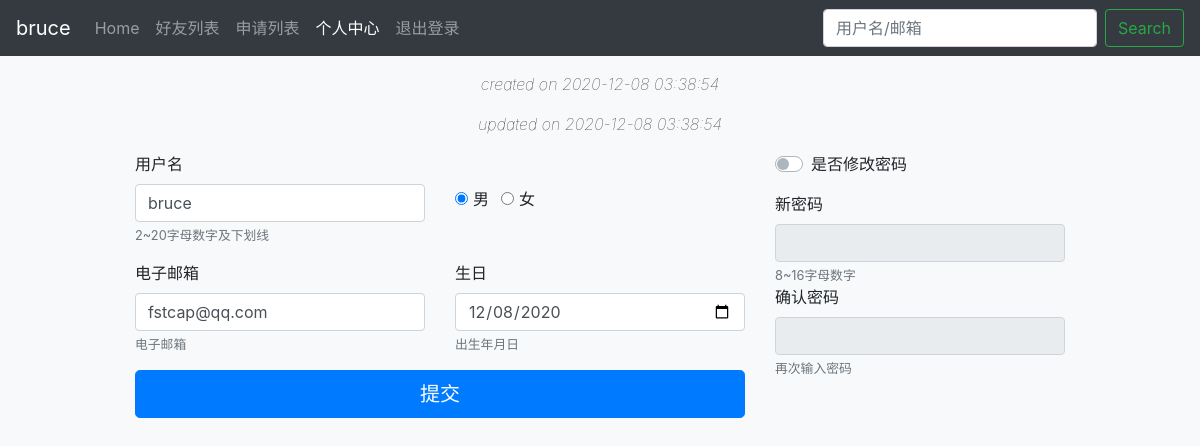
/auth/update (signed in), run on the app's committed database.
### tables this page shows
CREATE TABLE user (
    id INTEGER PRIMARY KEY AUTOINCREMENT,
    created TIMESTAMP NOT NULL DEFAULT CURRENT_TIMESTAMP,
    updated TIMESTAMP NOT NULL DEFAULT CURRENT_TIMESTAMP,
    username VARCHAR(40) UNIQUE NOT NULL,
    sex VARCHAR(10) NOT NULL DEFAULT 'male',
    birthdate TIMESTAMP NOT NULL DEFAULT CURRENT_TIMESTAMP,
    password TEXT NOT NULL,
    request_ip VARCHAR(20) NOT NULL,
    email VARCHAR(255) UNIQUE NOT NULL
);

### flaskr/auth.py (the view, shortened to what this page needs)
@bp.route('/update', methods=('GET', 'POST'))
@login_required
def update():
    if request.method == 'POST':
        check_password = True if 'check_password' in request.form else False
        form = InformationForm(formdata=request.form)
    else:
        form = InformationForm(data=g.user)
    return render_template('auth/update.html', form=form)

### flaskr/auth.py (called while the page is built)
@bp.before_app_request
def load_logged_in_user():
    user_id =session.get('user_id')
    if user_id is None:
        g.user = None
    else:
        g.user = get_db().execute(
            'SELECT * FROM user WHERE id = ?', (user_id,)
        ).fetchone()

def login_required(view):
    @functools.wraps(view)
    def wrapped_view(*args, **kwargs):
        if g.user is None:
            return redirect(url_for('auth.login'))
        return view(*args, **kwargs)
    return wrapped_view

### flaskr/db.py (called while the page is built)
def get_db():
    if 'db' not in g:
        g.db = sqlite3.connect(
            current_app.config['DATABASE'],
            detect_types=sqlite3.PARSE_DECLTYPES
        )
        g.db.row_factory = sqlite3.Row
    return g.db

### flaskr/templates/auth/update.html (shortened to what this page needs)
{% extends 'base.html' %}
{% block body %}
{% from 'navbars.html' import navbar_fixed %}
{% from 'forms.html' import render_field, render_radio, render_checkbox %}
<body class="bg-light">
    {{ navbar_fixed(current='update') }}
    <div class="container">
        <div class="text-center">
            <p class="font-weight-lighter font-italic">created on {{ g.user['created'] }}</p>
            <p class="font-weight-lighter font-italic">updated on {{ g.user['updated'] }}</p>
        </div>
        <form method=post class="needs-validation" novalidate>
            <div class="row">
                <div class="col-md-4 order-md-2 mb-4">
                    <div class="mb-3">
                        {{ render_checkbox(form.check_password) }}
                    </div>
                    <fieldset id="check-password" disabled>
                        {{ render_field(form.password, label=True) }}
                        {{ render_field(form.confirm, label=True) }}
                    </fieldset>
                </div>
                <div class="col-md-8 order-md-1">
                    <div class="row">
                        <div class="col-md-6 mb-3">
                            {{ render_field(form.username, label=True) }}
                        </div>
                        <div class="col-md-6 mb-3 d-flex align-items-center">
                            {{ render_radio(form.sex) }}
                        </div>
                        <div class="col-md-6 mb-3">
                            {{ render_field(form.email, label=True) }}
                        </div>
                        <div class="col-md-6 mb-3">
                            {{ render_field(form.birthdate, label=True) }}
                        </div>
                    </div>
                    <button class="btn btn-primary btn-lg btn-block"
                        type="submit">提交</button>
                </div>
            </div>
        </form>
    </div>
</body>
{% endblock %}

### flaskr/templates/navbars.html (shortened to what this page needs)
{% macro navbar_fixed(current=None) %}
<nav class="navbar navbar-expand-md navbar-dark fixed-top bg-dark">
    <a class="navbar-brand">
        {{ g.user['username'] | trim | truncate(length=6,killwords=True) }}</a>
    <div class="collapse navbar-collapse" id="navbarCollapse">
        <ul class="navbar-nav mr-auto">
            <li class="nav-item {% if current == 'Home' %}active{% endif %}">
                <a class="nav-link"
                    href="{{ url_for('room.index') }}">
                    Home
                </a>
            </li>
            <li class="nav-item {% if current == 'friend' %}active{% endif %}">
                <a class="nav-link"
                    href="{{ url_for('friend.index') }}">
                    好友列表
                </a>
            </li>
            <li class="nav-item {% if current == 'application' %}active{% endif %}">
                <a class="nav-link"
                    onclick='deleteNotice("{{ url_for('friend.application') }}")'
                    href="javascript:void(0)">
                    申请列表
                </a>
            </li>
            <li class="nav-item {% if current == 'update' %}active{% endif %}">
                <a class="nav-link"
                    href="{{ url_for('auth.update') }}">
                    个人中心
                </a>
            </li>
            <li class="nav-item">
                <a class="nav-link"
                    href="{{ url_for('auth.logout') }}">
                    退出登录
                </a>
            </li>
        </ul>
        <form class="form-inline mt-2 mt-md-0" method=get
            action="{{ url_for('friend.search_applicate') }}">
            <input class="form-control mr-sm-2" type="text"
            placeholder="用户名/邮箱" name="query" aria-label="Search">
            <button class="btn btn-outline-success my-2 my-sm-0" type="submit">Search</button>
        </form>
    </div>
</nav>
{% endmacro %}

### flaskr/templates/forms.html (shortened to what this page needs)
{% macro render_field(field, label=false) %}
{% if label %}
{{ field.label }}
{% endif %}
{{ field(class='form-control is-invalid' if field.errors else 'form-control', **kwargs) | safe }}
{% if field.description %}
<small class="form-text text-muted">{{ field.description }}</small>
{% endif %}
{% endmacro %}
{% macro render_radio(field) %}
{% for radio in field %}
<div class="form-check form-check-inline">
    {{ radio(class="form-check-input", **kwargs) | safe }}
    {{ radio.label(class="form-check-label") }}
</div>
{% endfor %}
{% endmacro %}
{% macro render_checkbox(field) %}
<div class="custom-control custom-switch">
    {{ field.label(class="custom-control-label") }}
</div>
{% endmacro %}

### flaskr/templates/auth/update.html (style rules this page uses)
.container { max-width: 960px; }

### flaskr/templates/navbars.html (style rules this page uses)
body { padding-top: 4.5rem; }

### data on the page
user: user.username "bruce", user.created "2020-12-08 03:38:54", user.updated "2020-12-08 03:38:54", username "bruce", email "fstcap@qq.com", birthdate "12/08/2020"

### other printed values
{{ field.label(class="custom-control-label") }} "是否修改密码"
{{ field.label }} "新密码 确认密码 用户名 电子邮箱 生日"
{{ field.description }} "8~16字母数字 再次输入密码 2~20字母数字及下划线 电子邮箱 出生年月日"
{{ radio.label(class="form-check-label") }} "男" "女"
